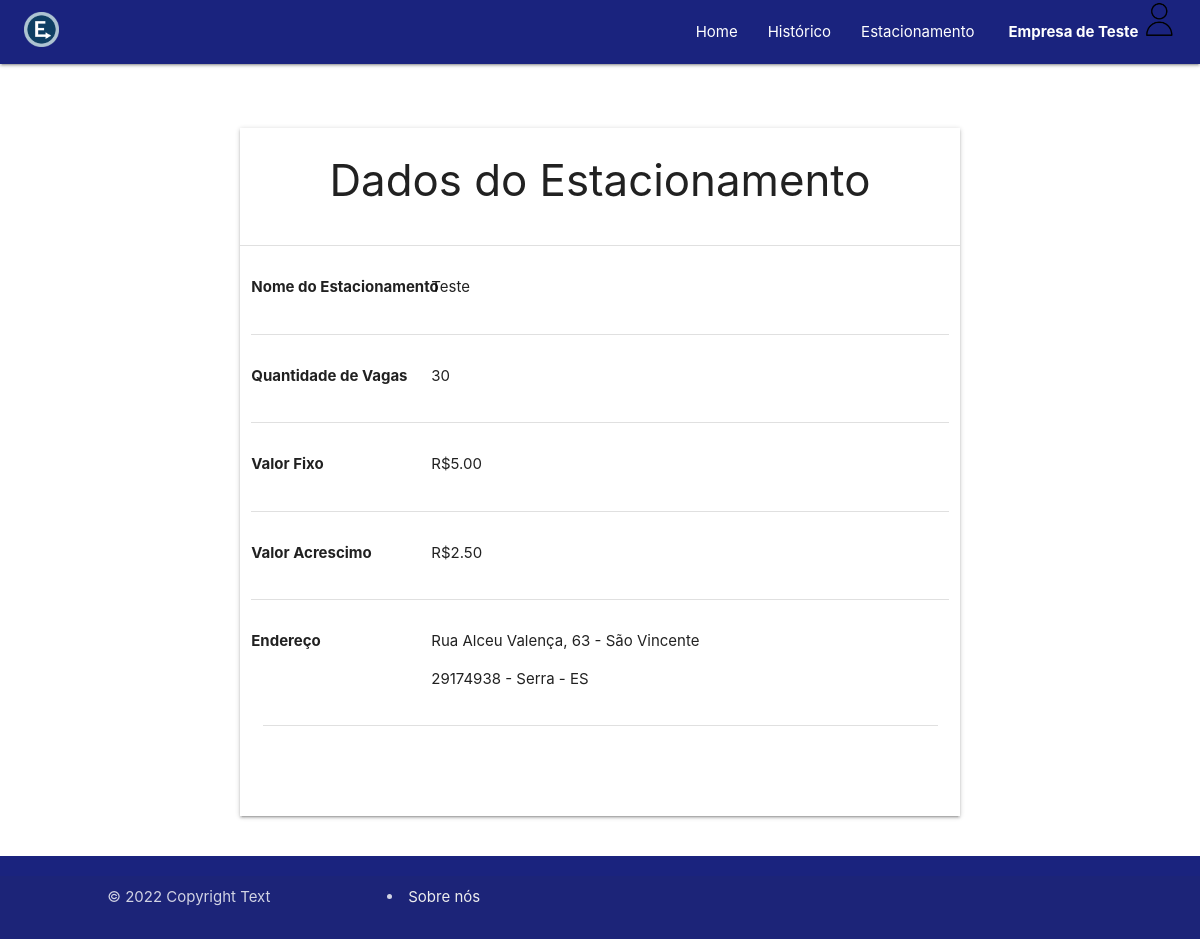
The app's page /code/estacionamento.php (signed in) with its own data.
### tables this page shows
CREATE TABLE empresa (
  idEmpresa INT NOT NULL AUTO_INCREMENT,
  nomEmpresa VARCHAR(45) NOT NULL,
  dscCpfCnpj VARCHAR(45) NULL,
  email VARCHAR(45) NULL,
  telefone VARCHAR(25) NULL,
  senha VARCHAR(255) NOT NULL,
  PRIMARY KEY (idEmpresa));

CREATE TABLE estacionamento (
  idEstac INT NOT NULL AUTO_INCREMENT,
  nomEstac VARCHAR(45) NOT NULL,
  qtdVagas INT NOT NULL,
  valFixo DOUBLE NOT NULL,
  valAcresc DOUBLE NULL,
  idEmpresa INT NOT NULL,
  idEnd INT NOT NULL,
  PRIMARY KEY (idEstac),
  INDEX fk_estacionamento_empresa_idx (idEmpresa ASC) VISIBLE,
  INDEX fk_estacionamento_endereco1_idx (idEnd ASC) VISIBLE,
  CONSTRAINT fk_estacionamento_empresa
    FOREIGN KEY (idEmpresa)
    REFERENCES empresa (idEmpresa)
    ON DELETE NO ACTION
    ON UPDATE NO ACTION,
  CONSTRAINT fk_estacionamento_endereco1
    FOREIGN KEY (idEnd)
    REFERENCES endereco (idEnd)
    ON DELETE NO ACTION
    ON UPDATE NO ACTION);

CREATE TABLE endereco (
  idEnd INT NOT NULL AUTO_INCREMENT,
  dscLogradouro VARCHAR(45) NULL,
  numero INT NULL,
  cep VARCHAR(45) NOT NULL,
  bairro VARCHAR(45) NULL,
  cidade VARCHAR(45) NULL,
  estado VARCHAR(45) NULL,
  PRIMARY KEY (idEnd));

### code/php_actions/sessaoLog.php (called while the page is built, shortened)
<?php
include_once 'php_actions/conexao.php';
$id = $_SESSION['id_usuario'];
$sql = "SELECT * FROM empresa WHERE idEmpresa = '$id'";
$resultado = mysqli_query($conn, $sql);
$dados = mysqli_fetch_array($resultado);
$sql = "SELECT * FROM estacionamento WHERE idEmpresa = '$id'";
$query = mysqli_query($conn, $sql);
$dadosEstac = mysqli_fetch_array($query);
$nomEstac = $dadosEstac['nomEstac'];
$valFixo = $dadosEstac['valFixo'];
$valAcresc = $dadosEstac['valAcresc'];
$qtdVagas = $dadosEstac['qtdVagas'];
$idEnd = $dadosEstac['idEnd'];
?>

### code/estacionamento.php (the view, shortened to what this page needs)
<?php
require_once 'php_actions/sessaoLog.php';
include_once 'includes/headerLog.php';
$sql = "SELECT * FROM endereco WHERE idEnd = '$idEnd'";
$query = mysqli_query($conn, $sql);
$endEstac = mysqli_fetch_array($query);
$logr = $endEstac['dscLogradouro'];
$numero = $endEstac['numero'];
$cep = $endEstac['cep'];
$bairro = $endEstac['bairro'];
$cidade = $endEstac['cidade'];
$estado = $endEstac['estado'];
?>
<!DOCTYPE html>
<html>
<head>
    <link rel="stylesheet" href="https://cdnjs.cloudflare.com/ajax/libs/materialize/1.0.0/css/materialize.min.css">
    <link type="text/css" rel="stylesheet" href="css/materialize.min.css" media="screen,projection" />
</head>
<body>
    <div class="container" style="margin: auto; width: 60%;">
        <div class="row">
            <div class="col center-align">
                <div class="row s12 m6 center-align">
                    <div class="col s12 z-depth-1">
                        <h3 class="center">Dados do Estacionamento</h3>
                        <br>
                        <div class="row center">
                            <div class="col s12 left-align">
                                <div class="row">
                                    <div class="divider"></div>
                                    <div class="col s12">
                                        <div class="row">
                                            <div class="section">
                                                <div class="col s4">
                                                    <p style="font-weight: bold;">Nome do Estacionamento</p>
                                                </div>
                                                <div class="col s8 pull-s1 ">
                                                    <p><?php echo $nomEstac ?></p>
                                                </div>
                                            </div>
                                        </div>
                                    </div>
                                    <div class="col s12">
                                        <div class="divider"></div>
                                        <div class="row">
                                            <div class="section">
                                                <div class="col s4">
                                                    <p style="font-weight: bold;">Quantidade de Vagas</p>
                                                </div>
                                                <div class="col s8 pull-s1 ">
                                                    <p><?php echo $qtdVagas; ?></p>
                                                </div>
                                            </div>
                                        </div>
                                    </div>
                                    <div class="col s12">
                                        <div class="divider"></div>
                                        <div class="row">
                                            <div class="section">
                                                <div class="col s4">
                                                    <p style="font-weight: bold;">Valor Fixo</p>
                                                </div>
                                                <div class="col s8 pull-s1 ">
                                                    <p>R$<?php echo number_format($valFixo, 2); ?></p>
                                                </div>
                                            </div>
                                        </div>
                                    </div>
                                    <div class="col s12">
                                        <div class="divider"></div>
                                        <div class="row">
                                            <div class="section">
                                                <div class="col s4">
                                                    <p style="font-weight: bold;">Valor Acrescimo</p>
                                                </div>
                                                <div class="col s8 pull-s1 ">
                                                    <p>R$<?php echo number_format($valAcresc, 2); ?></p>
                                                </div>
                                            </div>
                                        </div>
                                    </div>
                                    <div class="col s12">
                                        <div class="divider"></div>
                                        <div class="row">
                                            <div class="section">
                                                <div class="col s4">
                                                    <p style="font-weight: bold;">Endereço</p>
                                                </div>
                                                <div class="col s8 pull-s1 ">
                                                    <p><?php echo $logr.", ".$numero." - ".$bairro;?></p>
                                                    <p><?php echo $cep." - ".$cidade." - ".$estado;?></p>
                                                </div>
                                            </div>
                                        </div>
                                        <div class="col s12">
                                            <div class="divider"></div>
                                            <div class="row">
                                                <div class="section">
                                                    <div class="col s6">
                                                    </div>
                                                </div>
                                            </div>
                                        </div>
                                    </div>
                                </div>
                            </div>
                        </div>
                    </div>
                </div>
            </div>
        </div>
    </div>
    <?php include_once 'includes/footer.php';?>
</body>
</html>

### code/includes/headerLog.php (shortened to what this page needs)
<?php
require_once 'php_actions/sessaoLog.php';
?>
<div class="navbar">
    <nav>
        <div class="nav-wrapper indigo darken-4">
            <a href="home.php" class="brand-logo" style="margin-left:2%; margin-top: 1%;"><img src="imagem/logo_estacioney50px.png" alt="" width="35" height="35"></a>
            <ul id="navbar-items" class="right hide-on-med-and-down" style="padding-right: 1%;">
                <li><a href="home.php">Home</a></li>
                <li><a href="historico.php">Histórico</a></li>
                <li><a href="estacionamento.php">Estacionamento</a></li>
                <li><a class="dropdown-trigger" href="#!" data-target="dropdown1" style="margin-left:2%; margin-top: 0%; padding-right: 5%"><b> <?php echo $dados['nomEmpresa']; ?> </b><img src="imagem/imagem_perf.png" alt="" width="35" height="35"><i class="material-icons right"></i></a></li>
            </ul>
        </div>
    </nav>
</div>

### code/includes/footer.php (shortened to what this page needs)
<head>
    <link rel="stylesheet" href="https://cdnjs.cloudflare.com/ajax/libs/materialize/1.0.0/css/materialize.min.css">
    <link type="text/css" rel="stylesheet" href="css/materialize.min.css" media="screen,projection" />
</head>
<footer class="page-footer indigo darken-4">
    <div class="footer-copyright">
        <div class="container">
            <div class="row">
                <div class="col s4" style="margin-left: -10%;">
                    © 2022 Copyright Text
                </div>
                <div class="col s8">
                    <li><a class="grey-text text-lighten-3" href="sobrenos.php">Sobre nós</a></li>
                </div>
            </div>
        </div>
    </div>
  </footer>

### code/includes/footer.php (style rules this page uses)
body { display: flex; min-height: 100vh; flex-direction: column; }

### records on screen
empresa: nomEmpresa "Empresa de Teste"
estacionamento: nomEstac "Teste", qtdVagas "30", valFixo "5.00", valAcresc "2.50"
endereco: dscLogradouro "Rua Alceu Valença", numero "63", bairro "São Vincente", cep "29174938", cidade "Serra", estado "ES"
